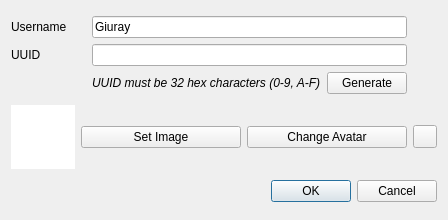
<?xml version="1.0" encoding="UTF-8"?>
<ui version="4.0">
 <class>NewUserDialog</class>
 <widget class="QDialog" name="NewUserDialog">
  <property name="geometry">
   <rect>
    <x>0</x>
    <y>0</y>
    <width>448</width>
    <height>220</height>
   </rect>
  </property>
  <property name="windowTitle">
   <string>New User</string>
  </property>
  <layout class="QGridLayout" name="gridLayout_2">
   <item row="2" column="1" colspan="3">
    <widget class="QDialogButtonBox" name="buttonBox">
     <property name="orientation">
      <enum>Qt::Orientation::Horizontal</enum>
     </property>
     <property name="standardButtons">
      <set>QDialogButtonBox::StandardButton::Cancel|QDialogButtonBox::StandardButton::Ok</set>
     </property>
    </widget>
   </item>
   <item row="1" column="2">
    <widget class="QPushButton" name="setAvatar">
     <property name="text">
      <string>Change Avatar</string>
     </property>
    </widget>
   </item>
   <item row="1" column="1">
    <widget class="QPushButton" name="selectImage">
     <property name="text">
      <string>Set Image</string>
     </property>
    </widget>
   </item>
   <item row="1" column="3">
    <widget class="QToolButton" name="revert">
     <property name="text">
      <string/>
     </property>
    </widget>
   </item>
   <item row="0" column="0" colspan="4">
    <layout class="QGridLayout" name="gridLayout">
     <item row="1" column="0">
      <widget class="QLabel" name="label">
       <property name="text">
        <string>UUID</string>
       </property>
      </widget>
     </item>
     <item row="0" column="1" colspan="2">
      <widget class="QLineEdit" name="username">
       <property name="text">
        <string>Giuray</string>
       </property>
      </widget>
     </item>
     <item row="1" column="1" colspan="2">
      <widget class="QLineEdit" name="uuid"/>
     </item>
     <item row="0" column="0">
      <widget class="QLabel" name="label_2">
       <property name="text">
        <string>Username</string>
       </property>
      </widget>
     </item>
     <item row="2" column="1">
      <widget class="QLabel" name="label_3">
       <property name="font">
        <font>
         <italic>true</italic>
        </font>
       </property>
       <property name="text">
        <string>UUID must be 32 hex characters (0-9, A-F)</string>
       </property>
      </widget>
     </item>
     <item row="2" column="2">
      <widget class="QPushButton" name="generate">
       <property name="text">
        <string>Generate</string>
       </property>
      </widget>
     </item>
     <item row="1" column="3">
      <widget class="QLabel" name="uuidVerified">
       <property name="sizePolicy">
        <sizepolicy hsizetype="Fixed" vsizetype="Preferred">
         <horstretch>0</horstretch>
         <verstretch>0</verstretch>
        </sizepolicy>
       </property>
       <property name="minimumSize">
        <size>
         <width>24</width>
         <height>0</height>
        </size>
       </property>
      </widget>
     </item>
     <item row="0" column="3">
      <widget class="QLabel" name="usernameVerified">
       <property name="text">
        <string/>
       </property>
      </widget>
     </item>
    </layout>
   </item>
   <item row="1" column="0">
    <widget class="QGraphicsView" name="image">
     <property name="sizePolicy">
      <sizepolicy hsizetype="Expanding" vsizetype="Expanding">
       <horstretch>0</horstretch>
       <verstretch>0</verstretch>
      </sizepolicy>
     </property>
     <property name="minimumSize">
      <size>
       <width>64</width>
       <height>64</height>
      </size>
     </property>
     <property name="maximumSize">
      <size>
       <width>64</width>
       <height>64</height>
      </size>
     </property>
     <property name="frameShape">
      <enum>QFrame::Shape::NoFrame</enum>
     </property>
     <property name="frameShadow">
      <enum>QFrame::Shadow::Plain</enum>
     </property>
     <property name="verticalScrollBarPolicy">
      <enum>Qt::ScrollBarPolicy::ScrollBarAlwaysOff</enum>
     </property>
     <property name="horizontalScrollBarPolicy">
      <enum>Qt::ScrollBarPolicy::ScrollBarAlwaysOff</enum>
     </property>
     <property name="interactive">
      <bool>false</bool>
     </property>
    </widget>
   </item>
  </layout>
 </widget>
 <resources/>
 <connections>
  <connection>
   <sender>buttonBox</sender>
   <signal>accepted()</signal>
   <receiver>NewUserDialog</receiver>
   <slot>accept()</slot>
   <hints>
    <hint type="sourcelabel">
     <x>248</x>
     <y>254</y>
    </hint>
    <hint type="destinationlabel">
     <x>157</x>
     <y>274</y>
    </hint>
   </hints>
  </connection>
  <connection>
   <sender>buttonBox</sender>
   <signal>rejected()</signal>
   <receiver>NewUserDialog</receiver>
   <slot>reject()</slot>
   <hints>
    <hint type="sourcelabel">
     <x>316</x>
     <y>260</y>
    </hint>
    <hint type="destinationlabel">
     <x>286</x>
     <y>274</y>
    </hint>
   </hints>
  </connection>
 </connections>
</ui>
